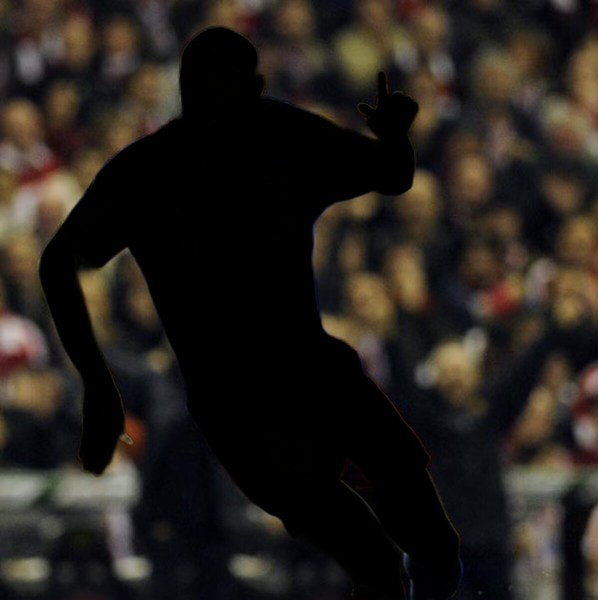
#> input picture docs/silhouettes/abidal.jpg, 1196 x 1200 px, given in place of morientes.jpg, which was not available (shown at 1/2 size)
$ python -i make_reel_square.py   (imports and definitions only)
#> lines starting #> are read from the running program, lines starting #| are printed output that depends on the picture; pictures that were not available may be replaced by others from this repository, and a replacement may not be noted
#!/usr/bin/env python3
"""Square 1080x1080 Reel frames for Reddit (a 9:16 portrait shows as a tiny strip
on Reddit's desktop player). Fills the frame; works on desktop + mobile Reddit.

Reuses the per-player config (day, hooks) from make_reel_frames.py and the clues
from content.json. End card is Reddit-appropriate: guess below, answer/link in post.

Add "hard" as a second arg for a tougher variant: the cover frame gives NOTHING
away — no hooks, just the silhouette + "WHO IS IT?" — so the first thing a
scroller sees is a pure mystery. Writes to <player_id>_square_hard/.

Run:   scripts/.venv/bin/python scripts/make_reel_square.py <player_id> [hard]
Then:  scripts/.venv/bin/python scripts/render_reel.py <player_id>_square[_hard]
Output: marketing_print/reel_frames/<player_id>_square[_hard]/
"""
import os, re, json, sys
from PIL import Image, ImageDraw, ImageFont

ROOT = os.path.dirname(os.path.dirname(os.path.abspath(__file__)))
SILS = os.path.join(ROOT, "docs", "silhouettes")

CREAM = (244, 239, 230); INK = (22, 38, 28); GREEN = (15, 122, 62); MUTED = (110, 120, 115)
S = 1080; PAD = 70
URL = "goodtohearthename.co.uk"   # baked into the video so no group link-rule can strip it

PLAYER_ID = sys.argv[1] if len(sys.argv) > 1 else "morientes"
HARD = len(sys.argv) > 2 and sys.argv[2].lower() == "hard"
# Hard mode: crop the silhouette to a top fraction (head / head+shoulders) on the
# cover and the opening clue(s), so a distinctive pose isn't given away early.
#   crop  = fraction of the silhouette height kept (smaller = shows less)
#   clues = how many opening clue frames stay cropped (cover is always cropped)
HARD_CROP = 0.5
HARD_CROP_CLUES = 1
# Per-player tuning for players who need more (or less) hidden.
HARD_OVERRIDES = {
    "lucio": {"crop": 0.4, "clues": 2},   # generic standing pose: hide harder + longer
}
if PLAYER_ID in HARD_OVERRIDES:
    HARD_CROP = HARD_OVERRIDES[PLAYER_ID].get("crop", HARD_CROP)
    HARD_CROP_CLUES = HARD_OVERRIDES[PLAYER_ID].get("clues", HARD_CROP_CLUES)

# ---- read config from make_reel_frames.py (no import: avoids its module-level side effects)
# [1 line not run here, left out]
# [1 line that did not run here, left out]
# [2 lines not run here, left out]
# [1 line that did not run here, left out]
def field(name):
    mm = re.search(r'"%s":\s*"((?:[^"\\]|\\.)*)"' % name, blk)
    return mm.group(1).encode().decode("unicode_escape") if mm else ""
# [1 line that did not run here, left out]
# [1 line that did not run here, left out]

# [1 line not run here, left out]
# [1 line that did not run here, left out]

OUT = os.path.join(ROOT, "marketing_print", "reel_frames",
                    PLAYER_ID + ("_square_hard" if HARD else "_square"))
# [1 line not run here, left out]


def font(size, bold=False):
    for c in ["/System/Library/Fonts/Helvetica.ttc",
              "/System/Library/Fonts/Supplemental/Arial Bold.ttf"]:
        if os.path.exists(c):
            try:
                return ImageFont.truetype(c, size, index=1 if bold else 0)
            except Exception:
                return ImageFont.truetype(c, size)
    return ImageFont.load_default()


def center(d, text, f, y, color=INK):
    bb = d.textbbox((0, 0), text, font=f)
    d.text((S // 2 - (bb[2] - bb[0]) // 2, y), text, fill=color, font=f)


def fit_font(text, maxsize, maxw, d, bold=True):
    for s in range(maxsize, 26, -2):
        f = font(s, bold=bold)
        bb = d.textbbox((0, 0), text, font=f)
        if bb[2] - bb[0] <= maxw:
            return f
    return font(26, bold=bold)


def wrap(text, f, maxw, d):
    words, lines, cur = text.split(), [], []
    for w in words:
        if d.textbbox((0, 0), " ".join(cur + [w]), font=f)[2] <= maxw:
            cur.append(w)
        else:
            lines.append(" ".join(cur)); cur = [w]
    if cur:
        lines.append(" ".join(cur))
    return lines


def top_bar(d):
    f = font(24, bold=True)
    d.text((PAD, PAD - 8), "FIVE CLUES.  FIVE GUESSES.", fill=GREEN, font=f)
    brand = "GOOD TO HEAR THE NAME"
    bb = d.textbbox((0, 0), brand, font=f)
    d.text((S - PAD - (bb[2] - bb[0]), PAD - 8), brand, fill=INK, font=f)


def paste_sil(c, top, bottom, crop_frac=None):
    """crop_frac: keep only the top fraction of the silhouette (head + shoulders)
    so a distinctive full-body pose isn't revealed on the opening frames."""
    sil = Image.open(os.path.join(SILS, f"{PLAYER_ID}.jpg")).convert("RGB")
    if crop_frac:
        sw0, sh0 = sil.size
        sil = sil.crop((0, 0, sw0, int(sh0 * crop_frac)))
    max_h, max_w = bottom - top, S - PAD * 2
    sw, sh = sil.size
    sc = min(max_w / sw, max_h / sh)
    nw, nh = int(sw * sc), int(sh * sc)
    sil = sil.resize((nw, nh), Image.LANCZOS)
    c.paste(sil, ((S - nw) // 2, top + (max_h - nh) // 2))


SAFE_W = S - PAD * 2


def frame_brand(name):
    c = Image.new("RGB", (S, S), CREAM); d = ImageDraw.Draw(c); top_bar(d)
    center(d, HOOK_TOP, fit_font(HOOK_TOP, 60, SAFE_W, d), 150, INK)
    paste_sil(c, 235, 730)
    center(d, HOOK_BOTTOM, fit_font(HOOK_BOTTOM, 60, SAFE_W, d), 770, GREEN)
    center(d, f"DAY {DAY}  ·  WHO IS IT?", font(30, bold=True), 880, MUTED)
    c.save(os.path.join(OUT, name)); print("wrote", name)


def frame_brand_hard(name):
    """Explainer cover for cold audiences (first-time Facebook pages): says how the
    game works and where to play, while keeping the player anonymous (cropped pose)."""
#> called with name = '../docs/silhouettes/abidal.jpg'
    c = Image.new("RGB", (S, S), CREAM); d = ImageDraw.Draw(c); top_bar(d)
#> after `c = Image.new('RGB', (S, S), CREAM)`:
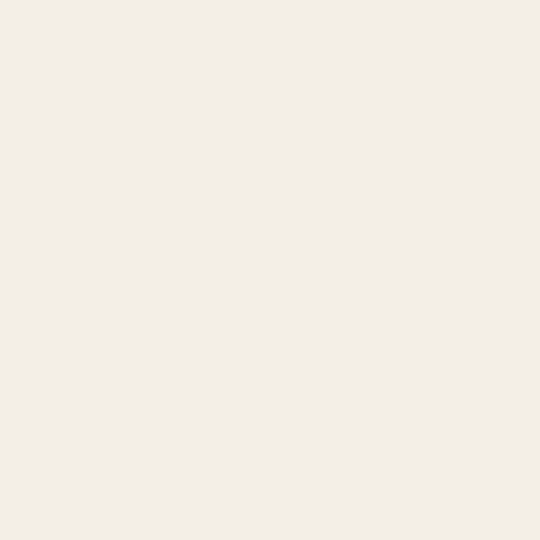
#> c: PIL image 1080x1080 RGB (shown at 1/2 size); mean R, G, B 244, 239, 230
    center(d, "GUESS THE FOOTBALLER",
           fit_font("GUESS THE FOOTBALLER", 66, SAFE_W, d), 135, GREEN)
    paste_sil(c, 235, 590, crop_frac=HARD_CROP)
#> in paste_sil, sil is the input picture: PIL image 1196x1200 RGB; mean R, G, B 38.2, 33, 28
#> in paste_sil, `sil = sil.crop((0, 0, sw0, int(sh0 * crop_frac)))`:
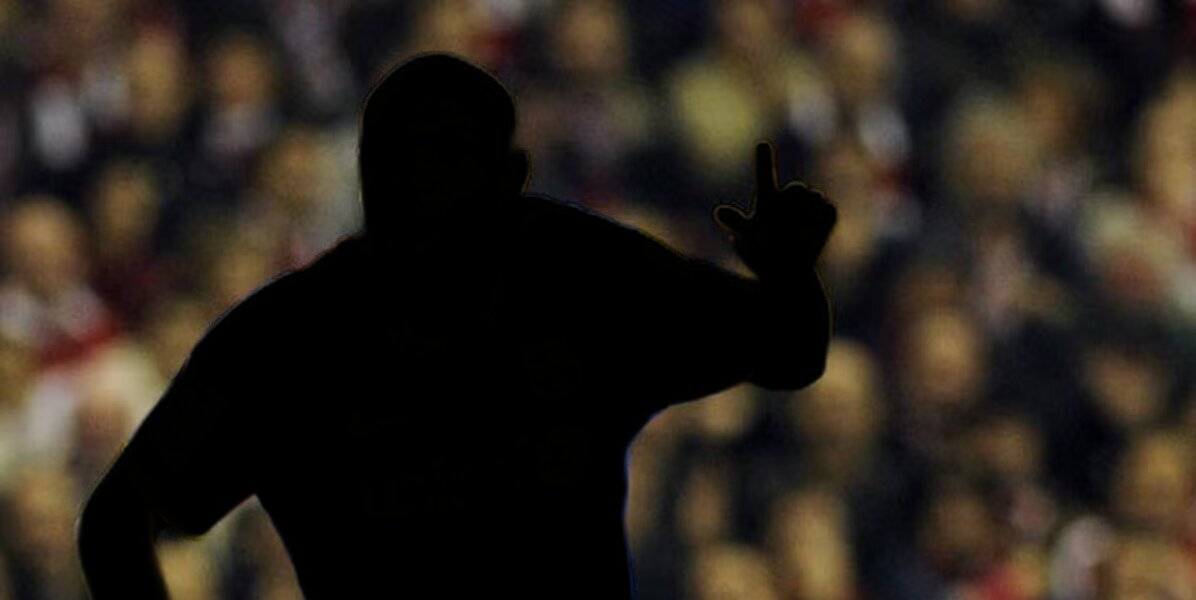
#> sil: PIL image 1196x600 RGB; mean R, G, B 44.1, 36.5, 28.6
#> in paste_sil, `c.paste(sil, ((S - nw) // 2, top + (max_h - nh) // 2))`:
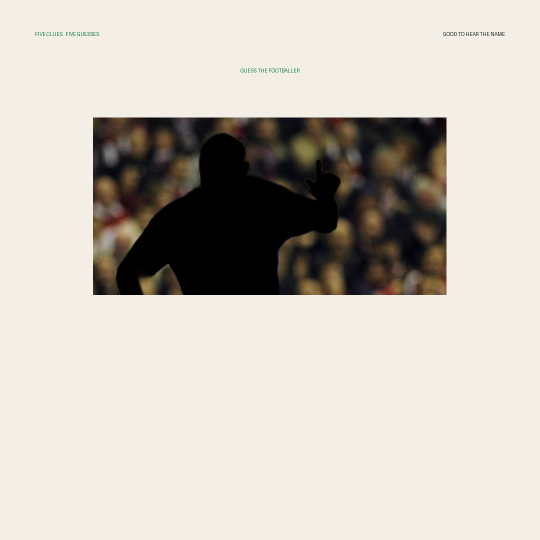
#> c: PIL image 1080x1080 RGB (shown at 1/2 size); mean R, G, B 200.8, 195.3, 186.5
    center(d, "5 CLUES.  5 GUESSES.", font(46, bold=True), 640, INK)
    center(d, "A new mystery player every day.", font(32), 712, MUTED)
    d.rectangle([(S // 2 - 80, 785), (S // 2 + 80, 789)], fill=MUTED)
    center(d, "PLAY FREE AT", font(28, bold=True), 815, MUTED)
    center(d, URL, fit_font(URL, 62, SAFE_W, d), 855, INK)
    c.save(os.path.join(OUT, name)); print("wrote", name)
#> after `c.save(os.path.join(OUT, name))`:
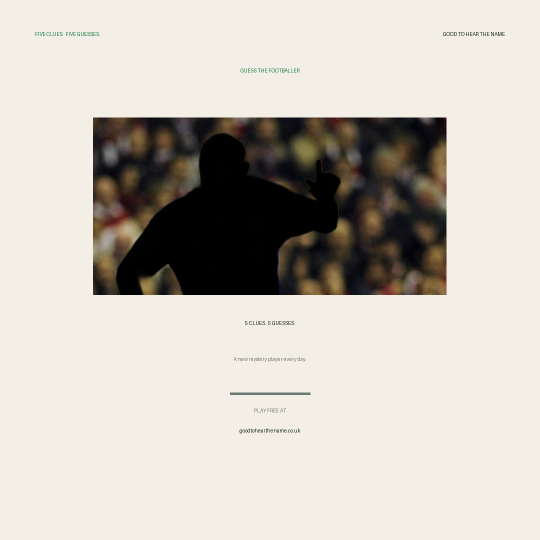
#> saved as abidal.jpg: PIL image 1080x1080 RGB (shown at 1/2 size); mean R, G, B 200.6, 195.1, 186.3
#| wrote ../docs/silhouettes/abidal.jpg


def frame_clue(idx, clue, name, crop_frac=None):
    c = Image.new("RGB", (S, S), CREAM); d = ImageDraw.Draw(c); top_bar(d)
    center(d, f"CLUE {idx} OF 5", font(40, bold=True), 140, GREEN)
    paste_sil(c, 205, 630, crop_frac=crop_frac)
    f_clue = font(40)
    lines = wrap(f"“{clue}”", f_clue, SAFE_W, d)[:4]
    line_h = 54; block = len(lines) * line_h
    cy = 680 + max(0, (300 - block) // 2)
    for ln in lines:
        center(d, ln, f_clue, cy, INK); cy += line_h
    center(d, f"DAY {DAY}  ·  {URL}", font(28, bold=True), 1005, MUTED)
    c.save(os.path.join(OUT, name)); print("wrote", name)


def frame_endcard(name):
    c = Image.new("RGB", (S, S), CREAM); d = ImageDraw.Draw(c); top_bar(d)
    paste_sil(c, 150, 545)
    base = 590
    center(d, "THINK YOU KNOW HIM?", font(46, bold=True), base, INK)
    center(d, "PLAY TODAY'S PLAYER FREE",
           fit_font("PLAY TODAY'S PLAYER FREE", 52, SAFE_W, d), base + 62, GREEN)
    d.rectangle([(S // 2 - 80, base + 150), (S // 2 + 80, base + 154)], fill=MUTED)
    center(d, URL, fit_font(URL, 64, SAFE_W, d), base + 180, INK)
    center(d, "A new one every day.", font(30), base + 262, MUTED)
    c.save(os.path.join(OUT, name)); print("wrote", name)


# [12 lines not run here, left out]

>>> result = frame_brand_hard('../docs/silhouettes/abidal.jpg')

$ run again, on docs/silhouettes/antonio_di_natale.jpg
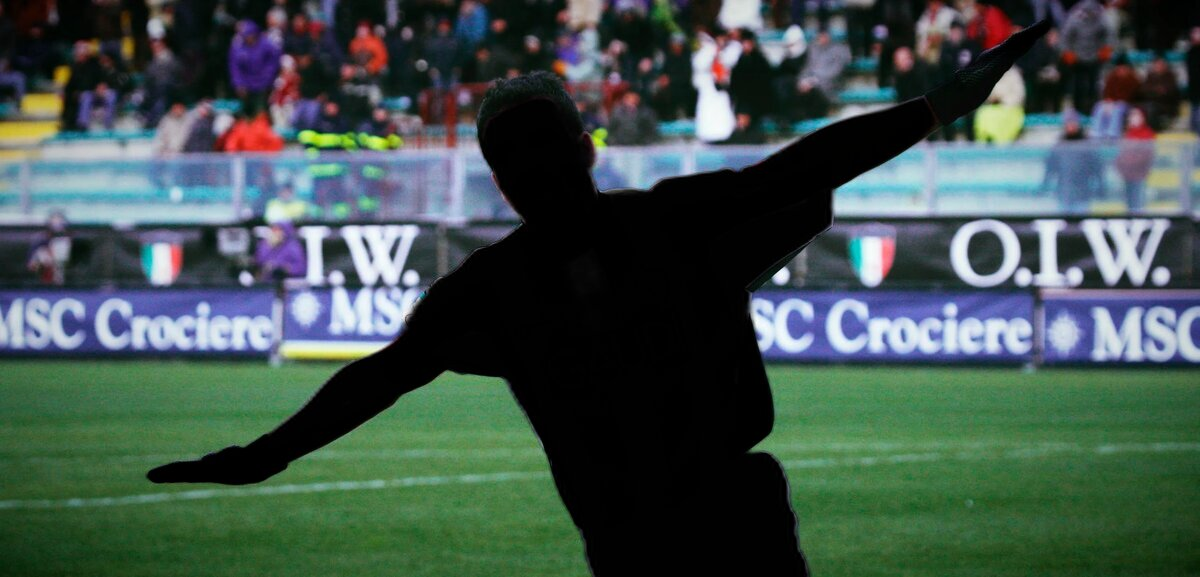
#> input picture docs/silhouettes/antonio_di_natale.jpg, 1200 x 577 px, given in place of antonio_di_natale.jpg.jpg, which was not available
#> in paste_sil, sil is the input picture: PIL image 1200x577 RGB; mean R, G, B 65.1, 82.7, 76.8
#> in paste_sil, `sil = sil.crop((0, 0, sw0, int(sh0 * crop_frac)))`:
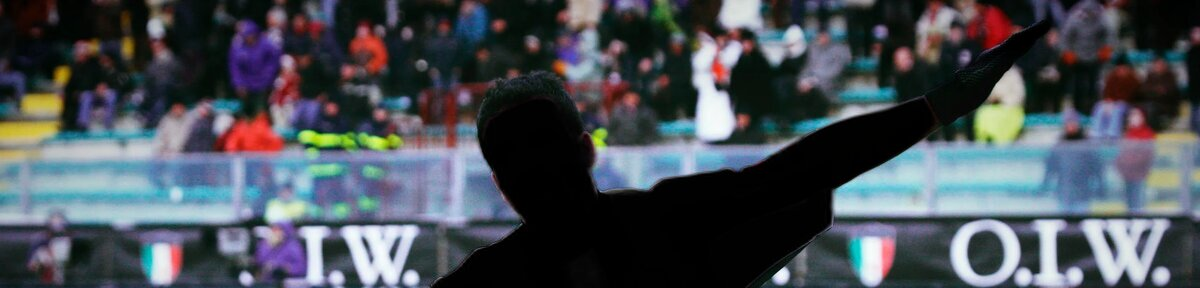
#> sil: PIL image 1200x288 RGB; mean R, G, B 73, 79.5, 86.3
#> in frame_brand_hard, `c.save(os.path.join(OUT, name))`:
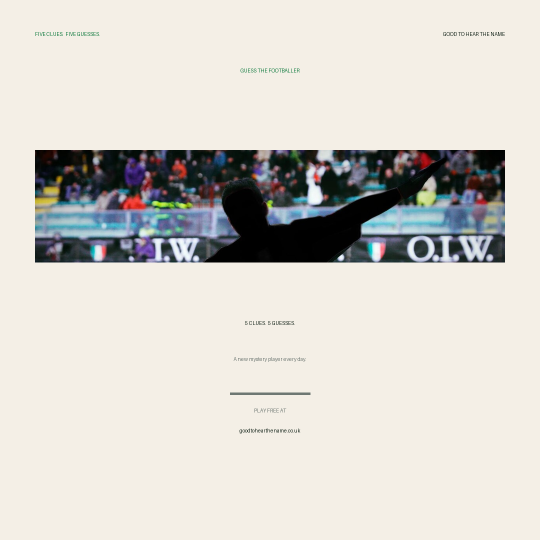
#> saved as antonio_di_natale.jpg: PIL image 1080x1080 RGB (shown at 1/2 size); mean R, G, B 212.6, 209.8, 203.6
#| wrote ../docs/silhouettes/antonio_di_natale.jpg
